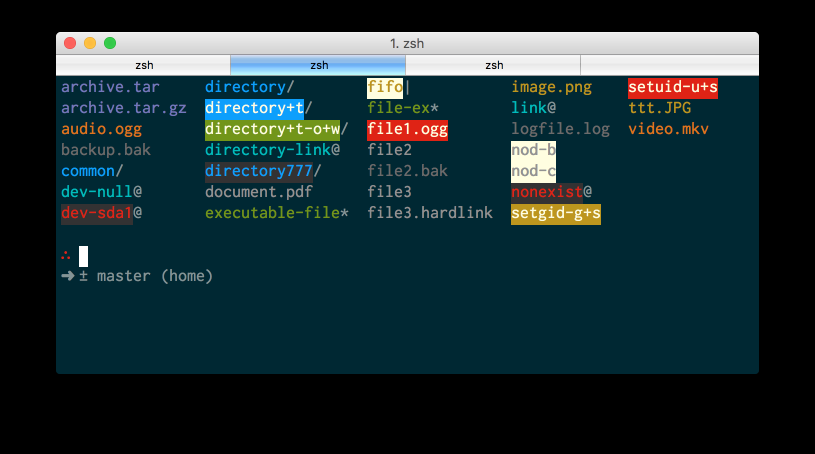
#> input picture dircolors-solarized/img/dircolors.256dark.png, 1630 x 908 px (shown at 1/2 size); its folder holds only this picture in this run
$ python -i image_utils.py   (imports and definitions only)   (older library calls are emulated)
#> lines starting #> are read from the running program, lines starting #| are printed output that depends on the picture; after the words box and inside, x2 and y2 are one past the last pixel; in counts of white or black regions, pixels touching at a corner belong together
"""
Image utilities for file discovery, analysis, and comparison.
Shared functionality for find-similar-images and find-duplicate-images scripts.
"""

import os
from pathlib import Path
from typing import Dict, List, Tuple, Optional, Set, Union, Any
import cv2
import numpy as np

# Import cache manager for efficient hashing
import sys
from pathlib import Path

# Add parent directory to path for cache_manager import
parent_dir = str(Path(__file__).parent.parent)
if parent_dir not in sys.path:
    sys.path.insert(0, parent_dir)

from .cache_manager import CacheManager

# Import progress bar utilities
try:
    from tqdm import tqdm
    HAS_TQDM = True
except ImportError:
    HAS_TQDM = False
    tqdm = None

# Global cache manager for image hashing
# [1 line that did not run here, left out]


class ImageFile:
    """Represents an image file with basic metadata."""

    # [77 lines left out: functions __init__, info, hash, width, height, file_size and 3 more, not called in this run]

    def exists(self) -> bool:
        """Check if file still exists."""
        return os.path.exists(self.file_path)

    def __str__(self) -> str:
        return self.file_path

    def __repr__(self) -> str:
        return f"ImageFile('{self.file_path}')"


class ImageDiscovery:
    """Utility class for discovering and filtering image files."""

    # Standard image formats supported by both scripts
    SUPPORTED_FORMATS: Set[str] = {
        '.jpg', '.jpeg', '.png', '.gif', '.bmp',
        '.tiff', '.tif', '.webp'
    }

    # [77 lines left out: functions find_images, filter_by_size, filter_by_extension, not called in this run]


class ImageComparison:
    """Utility class for comparing images."""

    # [168 lines left out: functions sizes_similar, dimensions_similar, exact_duplicates, similar_by_size, standard_duplicates, not called in this run]


class ImageAnalysis:
    """Advanced image analysis for similarity detection."""

    @staticmethod
    def extract_opencv_features(image_path: str) -> Dict[str, np.ndarray]:
        """
        Extract comprehensive features using OpenCV.

        This is the same feature extraction used by find-similar-images.

        Args:
            image_path: Path to image file

        Returns:
            Dictionary containing feature arrays
        """
        try:
            img = cv2.imread(image_path)
#> img is the input picture: shape (908, 1630, 3); mean B, G, R 51.8, 47.5, 27.7
            if img is None:
                return {}

            features = {}

            # Convert to different color spaces
            hsv = cv2.cvtColor(img, cv2.COLOR_BGR2HSV)
#> hsv: shape (908, 1630, 3); mean H, S, V 53.5, 136.1, 56.5
            gray = cv2.cvtColor(img, cv2.COLOR_BGR2GRAY)
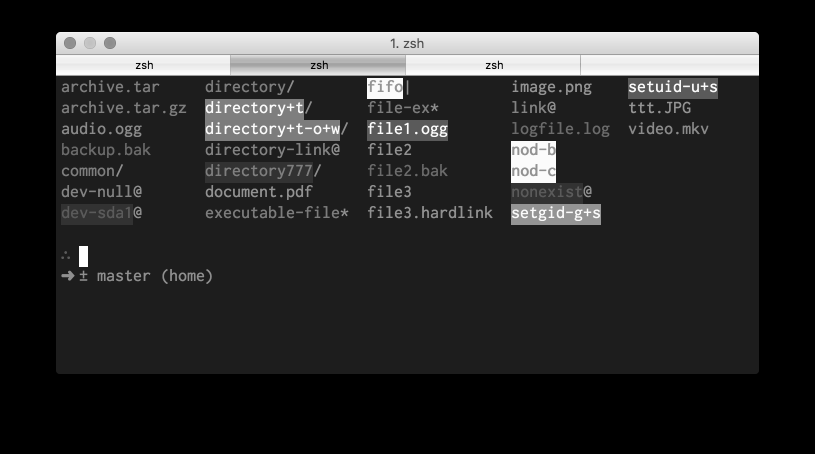
#> gray: shape (908, 1630) (shown at 1/2 size); min 0, max 255, mean 41.9

            # 1. Color histogram (HSV space)
            hist_h = cv2.calcHist([hsv], [0], None, [18], [0, 180])
#> hist_h = 18 values, max 739244 at index 9, min 60 at index 14, mean 82224.4
            hist_s = cv2.calcHist([hsv], [1], None, [3], [0, 256])
#> hist_s = [679337, 18001, 782702]
            hist_v = cv2.calcHist([hsv], [2], None, [3], [0, 256])
#> hist_v = [1269102, 37785, 173153]

            # Normalize histograms
            hist_h = cv2.normalize(hist_h, hist_h).flatten()
#> hist_h = 18 values, max 0.755 at index 9, min 6.13e-05 at index 14, mean 0.084
            hist_s = cv2.normalize(hist_s, hist_s).flatten()
#> hist_s = [0.655, 0.0174, 0.755]
            hist_v = cv2.normalize(hist_v, hist_v).flatten()
#> hist_v = [0.99, 0.0295, 0.135]

            # Combine histograms
            color_histogram = np.concatenate([hist_h, hist_s, hist_v])
#> color_histogram = 24 values, max 0.99 at index 21, min 6.13e-05 at index 14, mean 0.171
            features['color_histogram'] = color_histogram

            # 2. Texture features
            try:
                from skimage.feature import local_binary_pattern
                radius = 3
                n_points = 8 * radius
                lbp = local_binary_pattern(gray, n_points, radius, method='uniform')
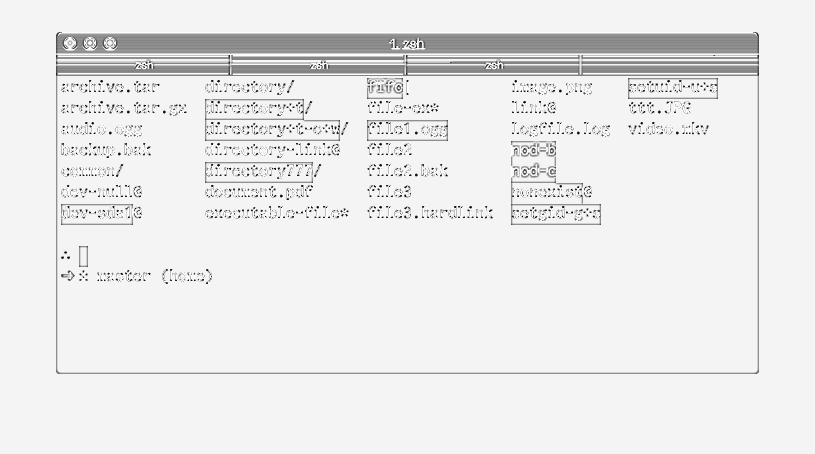
#> lbp: shape (908, 1630) float64 (shown at 1/2 size); min 0, max 25, mean 23; drawn with min black and max white
                lbp_hist, _ = np.histogram(lbp.ravel(), bins=n_points + 2)
#> lbp_hist = 26 values, max 1293229 at index 24, min 391 at index 21, mean 56924.6
                lbp_hist = lbp_hist.astype(float)
                lbp_hist /= (lbp_hist.sum() + 1e-7)
#> lbp_hist = 26 values, max 0.874 at index 24, min 0.000264 at index 21, mean 0.0385
                features['texture_features'] = lbp_hist
            except ImportError:
                # Fallback: gradient-based texture
                grad_x = cv2.Sobel(gray, cv2.CV_64F, 1, 0, ksize=3)
                grad_y = cv2.Sobel(gray, cv2.CV_64F, 0, 1, ksize=3)
                magnitude = np.sqrt(grad_x**2 + grad_y**2)
                texture_hist, _ = np.histogram(magnitude.ravel(), bins=50)
                texture_hist = texture_hist.astype(float)
                texture_hist /= (texture_hist.sum() + 1e-7)
                features['texture_features'] = texture_hist

            # 3. Edge density
            edges = cv2.Canny(gray, 50, 150)
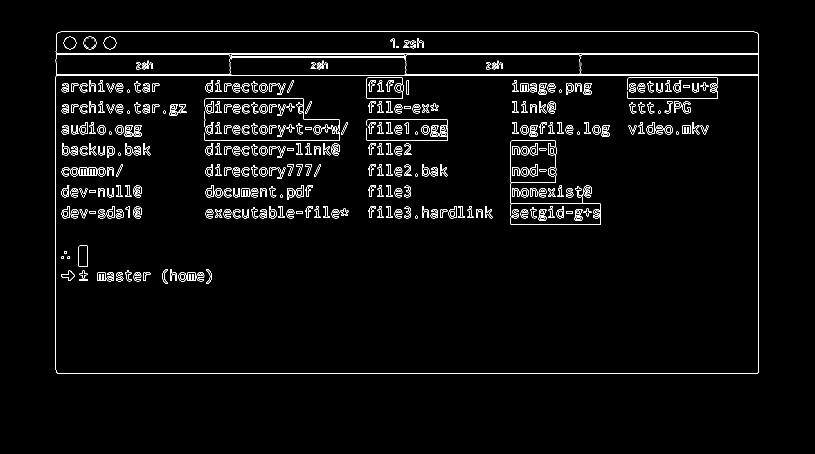
#> edges: shape (908, 1630) (shown at 1/2 size); 2.7% white in thin lines or dots, all inside (x1, y1, x2, y2) = (111, 63, 1518, 748)
            edge_density = np.sum(edges > 0) / edges.size
#> edge_density = 0.0275
            features['edge_density'] = np.array([edge_density])

            # 4. Shape descriptors
            contours, _ = cv2.findContours(edges, cv2.RETR_EXTERNAL, cv2.CHAIN_APPROX_SIMPLE)
#> contours = 1 contour; box (x1, y1, x2, y2) and area: (111, 63, 1518, 748) 961571
            if contours:
                largest_contour = max(contours, key=cv2.contourArea)
#> largest_contour = contour of 25 points, box (x1, y1, x2, y2) (111, 63, 1518, 748), area 961571
                area = cv2.contourArea(largest_contour)
#> area = 961571
                perimeter = cv2.arcLength(largest_contour, True)
#> perimeter = 4171.9
                if perimeter > 0:
                    circularity = 4 * np.pi * area / (perimeter ** 2)
#> circularity = 0.694
                else:
                    circularity = 0
                features['shape_circularity'] = np.array([circularity])
            else:
                features['shape_circularity'] = np.array([0.0])

            return features

        except Exception as e:
            print(f"⚠️  Error extracting features from {image_path}: {e}")
            return {}

    # [81 lines left out: functions calculate_similarity, save_hash_cache, not called in this run]


def get_hash_cache_info() -> Dict[str, Any]:
    """Get information about the hash cache."""
    return _hash_cache.get_cache_info()


def clear_hash_cache() -> bool:
    """Clear the hash cache."""
    return _hash_cache.clear_cache()

>>> result = ImageAnalysis().extract_opencv_features('../../../dircolors-solarized/img/dircolors.256dark.png')
#> result = 4 items
